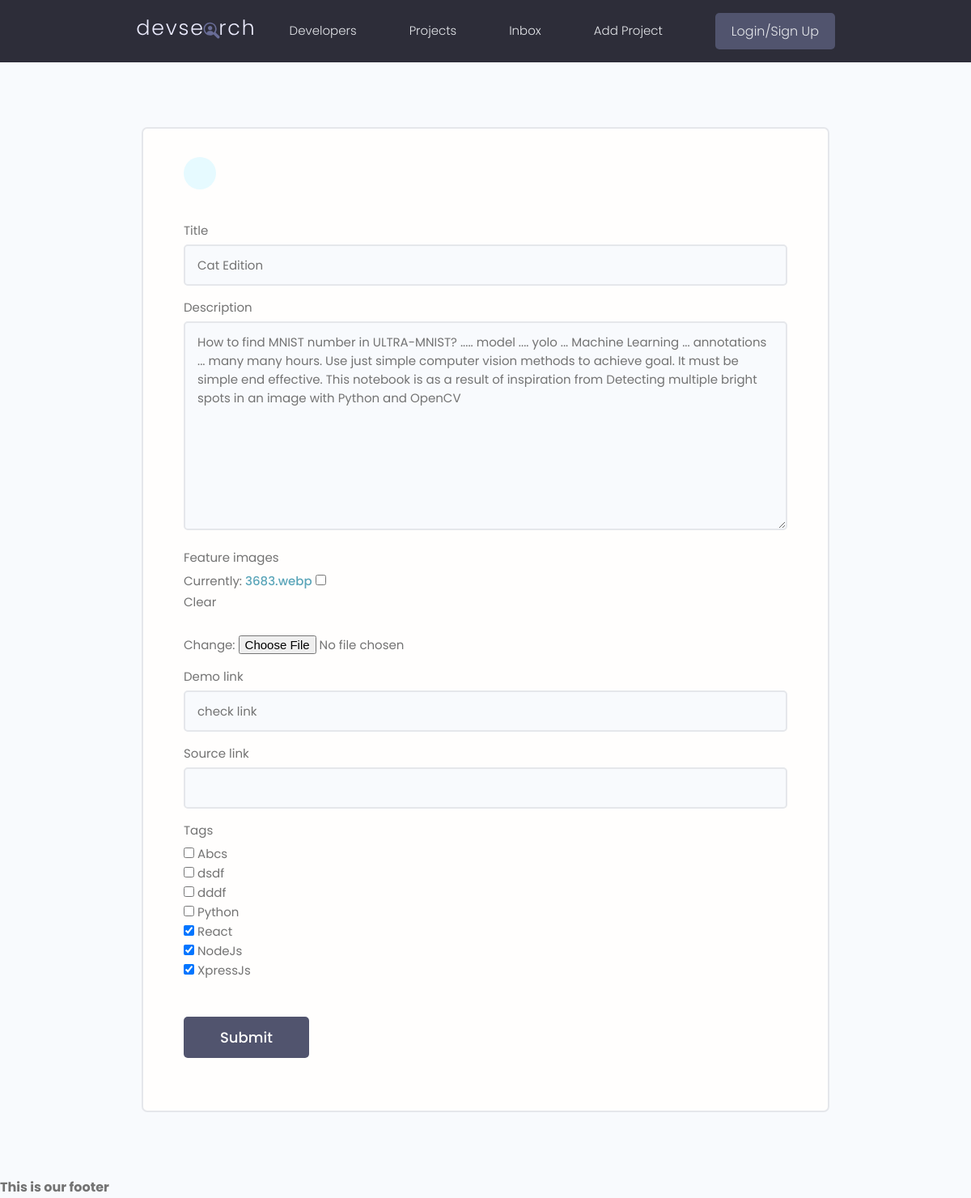
The app's page /update-project/c3c06b38a9fd4a0daf0175f97dbba538/ with its own data.
### projects/models.py (models this page shows, shortened)
class Project(models.Model):
    title = models.CharField(max_length=200)
    description = models.TextField(null=True, blank=True)  # blank mean form could be empty
    feature_images = models.ImageField(blank=True, null=True, default="default.jpg",)
    demo_link = models.CharField(null=True, blank=True, max_length=2000)
    source_link = models.CharField(max_length=20000, null=True, blank=True)
    tags = models.ManyToManyField('Tag', blank=True)  # str used because class bellow
    vote_total = models.IntegerField(default=0, null=True, blank=True)  # total vote on review class
    vote_ratio = models.IntegerField(default=0, null=True, blank=True)
    created = models.DateTimeField(auto_now_add=True)  # automatice created
    id = models.UUIDField(default=uuid.uuid4, unique=True, primary_key=True, editable=False)  # uuid4 encoding type

### projects/views.py (the view)
# urls.py: path('update-project/<str:pk>/', views.UpdateProject, name= 'update-project'),
def UpdateProject(request, pk):
    project = Project.objects.get(id=pk)
    form = ProjectForm(instance=project)
    if request.method == 'POST':
        form = ProjectForm(request.POST,request.FILES, instance=project)
        if form.is_valid():
            form.save()
            return redirect('projects')
    context = {'form': form}
    return render(request, 'projects/project_form.html', context)

### projects/forms.py
class ProjectForm(ModelForm):
    class Meta:
        model = Project
        fields = ['title', 'description','feature_images', 'demo_link','source_link', 'tags']
        widgets = {''
                   'tags' : forms.CheckboxSelectMultiple()
                   }
    def __init__(self, *args, **kwargs):
        super(ProjectForm, self).__init__(*args,**kwargs)
        for name, field in self.fields.items():
            field.widget.attrs.update({'class': 'input'})

### projects/models.py (called while the page is built)
    def __str__(self):
        return self.name

### projects/templates/projects/project_form.html (shortened to what this page needs)
<!DOCTYPE html>
<html lang="en">
<head>
</head>
<body>
    {%  extends 'main.html' %}
    {%  block content %}
    <main class="formPage my-xl">
        <div class="content-box">
            <div class="formWrapper">
                <a class="backButton" href="#"></a>
                <br>
                <form class="form" action="" method="POST" enctype="multipart/form-data">
                    {%  for field in form %}
                    <div class="form__field">
                        <label for="formInput#text">{{ field.label }}</label>
                        {{ field }}
                    </div>
                    {%  endfor %}
                    <input class="btn btn--sub btn--lg  my-md" type="submit" value="Submit" />
                </form>
            </div>
        </div>
    </main>
    {%  endblock %}

### static/styles/app.css (style rules this page uses)
:root { --color-sub: #2d2d39; }
.btn--sub { background-color: var(--color-sub-light); }
.content-box { width: 95%; max-width: 85rem; margin: 0 auto; }
.backButton { background: var(--color-main-light); color: var(--color-main); width: 4rem; height: 4rem; display: flex; align-items: center; justify-content: center; border-radius: 50%; }
.formPage .formWrapper { list-style: none; background: var(--color-white); padding: 3.5rem 5rem; border: 2px solid var(--color-light); border-radius: 0.7rem; }

### static/uikit/styles/modules/_variables.css (style rules this page uses)
:root { --color-main: #5aa5b9; --color-main-light: #e6faff; --color-sub: #3f4156; --color-sub-light: #51546e; --color-sub-lighter: #ededfd; --color-text: #737373; --color-gray: #8b8b8b; --color-light: #e5e7eb; --color-light-gray: #767676; --color-bg: #f8fafd; --color-white: #fffefd; --color-white-light: #f3f3f3; --color-success: #359e64; --color-success-bg: #def8e8; --color-error: #fc4b0b; --color-error-bg: #fff2ee; --font-base: 'Poppins', arial, helvetica, 'Segoe UI', roboto, ubuntu, sans-serif; --font-monospace: 'Fira Code', 'Courier New', courier, monospace; --font-regular: 300; --font-medium: 500; --font-bold: 700; --generic-shadow: 1px 1px 5px #00000010; --generic-transition: all 0.3s ease-in-out; }

### static/uikit/styles/modules/_base.css (style rules this page uses)
* { margin: 0; padding: 0; box-sizing: border-box; text-rendering: optimizeLegibility; color: inherit; font-size: inherit; }
html { font-size: 50%; }
@media only screen and (min-width: 480px) { html { font-size: 56.25%; } }
@media only screen and (min-width: 1200px) { html { font-size: 62.5%; } }
body { line-height: 1.6; font-weight: 400; font-size: 1.5rem; color: var(--color-text); background-color: var(--color-bg); min-height: 100vh; }

### static/uikit/styles/modules/_typography.css (style rules this page uses)
* { font-family: var(--font-base); }
a { padding-bottom: 2px; text-decoration: none; display: inline-block; color: var(--color-main); font-weight: var(--font-medium); }

### static/uikit/styles/modules/_utilities.css (style rules this page uses)
.my-md { margin: 3rem auto; }
.my-xl { margin: 8rem auto; }

### static/uikit/styles/modules/_button.css (style rules this page uses)
.btn { display: inline-block; position: relative; cursor: pointer; background-color: var(--color-light); font-weight: var(--font-medium); color: var(--color-sub); text-decoration: none; padding: 1rem 2rem; border-radius: 0.5rem; border: none; width: -webkit-fit-content; width: -moz-fit-content; width: fit-content; height: -webkit-fit-content; height: -moz-fit-content; height: fit-content; font-size: 1.6rem; outline-width: 0; outline-color: transparent; -webkit-backface-visibility: hidden; backface-visibility: hidden; transition: all 0.3s ease-in-out; }
.btn--sub { background-color: var(--color-sub); color: var(--color-white); }
.btn--lg { font-size: 1.8rem; padding: 1.2rem 4.5rem; }

### static/uikit/styles/modules/_form.css (style rules this page uses)
.form { display: block; }
.form__field { margin-top: 1.5rem; margin-bottom: 1.5rem; }
.form__label, .form__field > label { display: block; margin-bottom: 0.5rem; color: var(--color-text); }
input.input[type='text'], input.input[type='email'], input.input[type='password'], input.input[type='number'], textarea.input { min-width: 24rem; width: 100%; padding: 1.2rem 1.5rem; border-radius: 0.5rem; border: 2px solid var(--color-light); transition: all 0.3s ease-in-out; background-color: var(--color-bg); }

### records on screen
Project: form "Cat Edition" "How to find MNIST number in ULTRA-MNIST? ..... model .... yolo ... Machine Learning ... annotations ... many many hours. Use just simple computer vision methods to achieve goal. It must be simple end effective. This notebook is as a result of inspiration from Detecting multiple bright spots in an image with Python and OpenCV" "check link"

### other values on screen
{{ field.label }} "Title" "Description" "Feature images" "Demo link" "Source link" "Tags"
